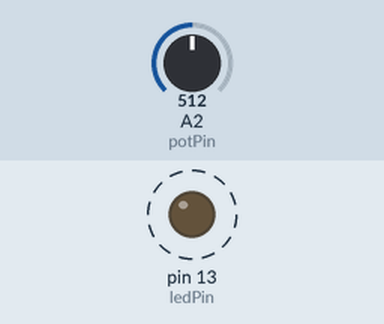
The sketch below on a simulated Arduino Uno, built with avr-gcc and run on an emulated ATmega328P. Parts: output pins drawn as LEDs (lit = HIGH). Dashed ring = blinking. Inputs (shaded band) come from the test bench; at power-on: A2 (potPin) = 512.

Above: at 1.8 s.
1.9 s: A2 (potPin) set to 0
At 2.9 s:
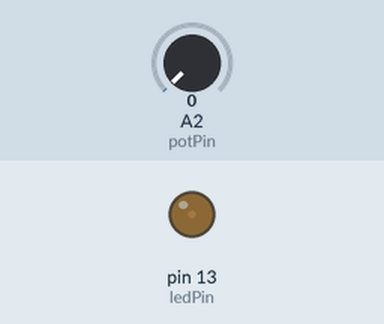
3.6 s: A2 (potPin) set to 122
At 3.9 s:
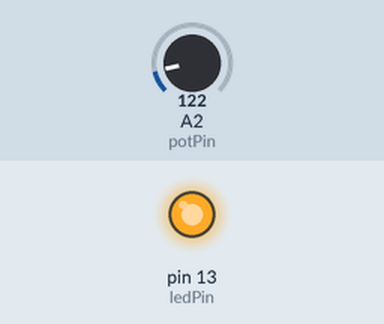
Timing chart, 0 to 13.1 s (numbered marks = the images above; inputs shaded):
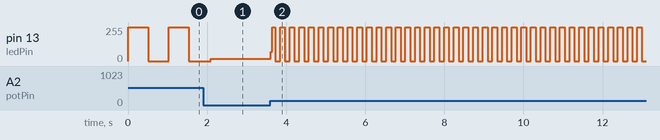

The sketch:

LAB02_1.ino
```cpp
// reading the valude of potentiometer
int ledPin = 13;
int potPin = 2;
int potValude = 0;
void setup() {
pinMode(ledPin, OUTPUT);
// pinMode(potPin, INPUT); default Analog pins are INPUT => skip this instruction
}
void loop() {
potValude =  analogRead (potPin);
digitalWrite(ledPin, HIGH);
delay(potValude);
digitalWrite(ledPin, LOW);
delay(potValude);
}
```

Measured:
- after the input at 3.6 s, pin 13 (ledPin): 16/255 → 69/255 at once, then moves between 0/255 and 255/255, repeating every 0.24 s
- by itself, pin 13 (ledPin): alternates 255/255 for 0.51 s and 0/255 for 0.51 s
